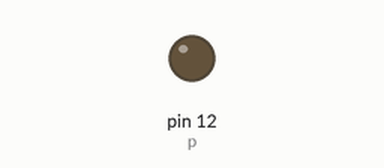
Simulated run of this sketch. Board: Arduino Uno, built with avr-gcc and run on an emulated ATmega328P. On the bench: output pins drawn as LEDs (lit = HIGH).

Above: at 1.3 s.
At 3.9 s:
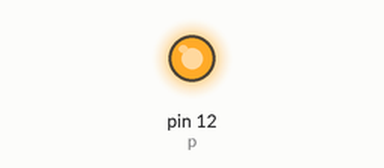
Timing chart, 0 to 6.8 s (numbered marks = the images above):
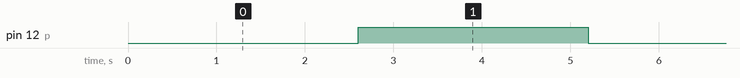

The sketch:

led_brightness_ctrl_analogwrite.ino
```cpp
int p = 12;
void setup()
{
  pinMode(p, OUTPUT);
  Serial.begin(9600);
}

void loop()
{
  /*analogWrite(p,255);
    delay(100);
    analogWrite(p,200);
    delay(100);
    analogWrite(p,150);
    delay(100);
    analogWrite(p,100);
    delay(100);
    analogWrite(p,50);
    delay(100);
    analogWrite(p,0);*/


  for (int i = 0; i <= 255; i = i + 5) {

    analogWrite(p, i);
    delay(100);
  }

}


//Alternate

/*int led = 12;
int brightness = 0;
int fadeAmount = 15;

void setup()

  pinMode(led, OUTPUT);
  Serial.begin(9600);
}

void loop()
{
  analogWrite(led, brightness);
  brightness = brightness + fadeAmount;

  if (brightness == 0 || brightness == 255) {

    fadeAmount = -fadeAmount;
    Serial.println(fadeAmount);
  }
  delay(250);

}*/
```

Measured:
- by itself, pin 12 (p): alternates HIGH for 2.6 s and LOW for 2.6 s
